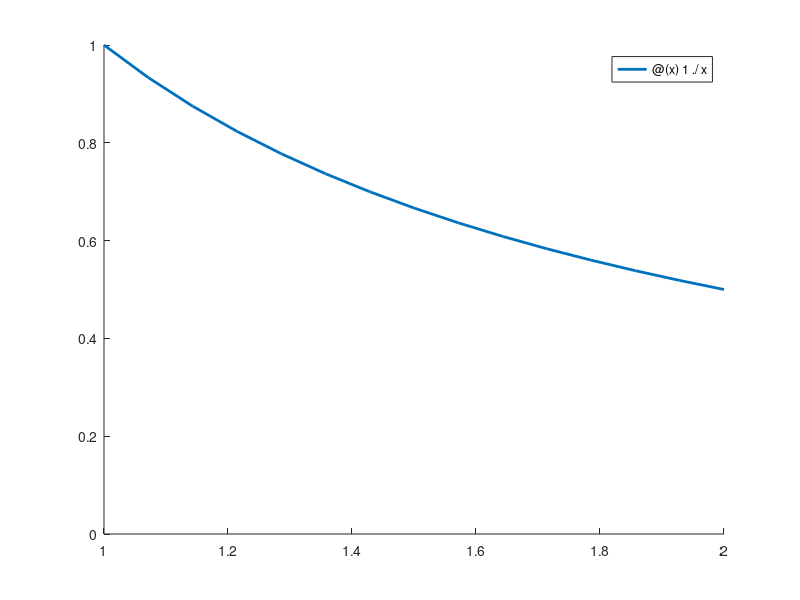

The MATLAB script that drew this image: (Note: this script raises an error after producing the figure.)
f = @(x) 1 ./ x;
a = 1;
b = 2;

clf;
hold on;
format long;
fplot(f, [a, b], 'linewidth', 2);
axis([a, b 0 1]);

% exam problem: find the number of rectangles such that the error is less than 1e-10
% we use formula 3.5 from the course

syms n positive
exact = integral(f, a, b)

% error formula for rectangle
Rn = (b - a)^3 / (24 * n^2) * diff(1 / x, 2);
% worst case is by substituting x by 1
worst_Rn = subs(Rn, x, 1);
% we're taking the smallest integer bigger or equal to the number of rectangles required
N = ceil(double(solve(worst_Rn == sym(10)^-10)));
approx = composite_rectangle(f, a, b, N)
error = abs(exact - approx)

% error formula for trapezoid
Rn = (b - a)^3 / (12 * n^2) * diff(1 / x, 2);
worst_Rn = subs(Rn, x, 1);
N = ceil(double(solve(worst_Rn == sym(10)^-10)));
approx_trapezoidal = composite_trapezoidal(f, a, b, N)
error_trapezoidal = abs(exact - approx_trapezoidal)

% error formula for simpson
Rn = (b - a)^5 / (2880 * n^4) * diff(1 / x, 4);
worst_Rn = subs(Rn, x, 1);
N = ceil(double(solve(worst_Rn == sym(10)^-10)));
approx_simpson = composite_simpson(f, a, b, N)
error_simposon = abs(exact - approx_simpson)
